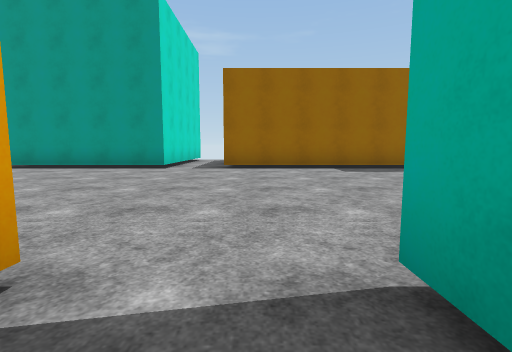
View 1 (above)

20 first-person views from a walk through a 3-D level made in the Unity game engine. The camera is 1.2 m above the floor, tilts 6° down and sees 85° across. The floor is counted in squares, 2 m on a side. Each view is taken from the middle of a square. On the plan, view 1 faces up. The plan holds only what a view shows up to about 9 squares ahead; the rest is blank. The place goes on beyond the plan. The player character is not drawn. Surface patterns are stand-ins for the level's own textures.

View 2
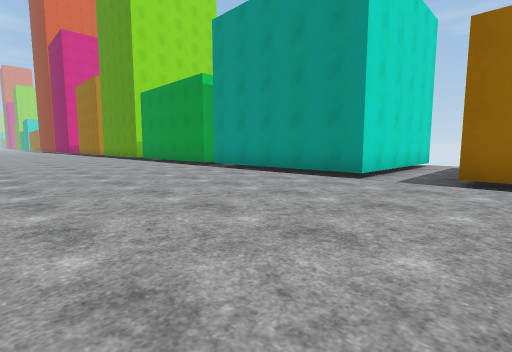

View 3
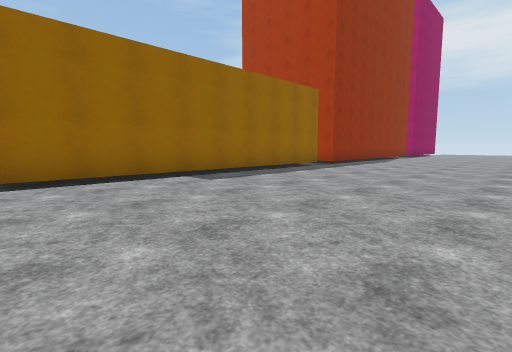

View 4
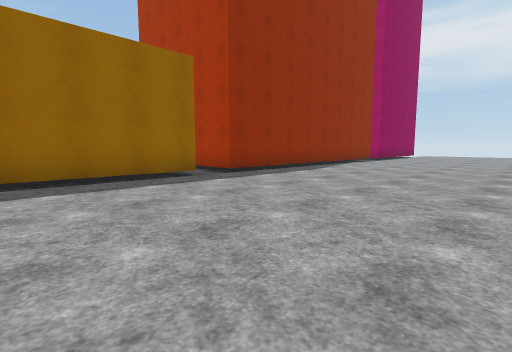

View 5
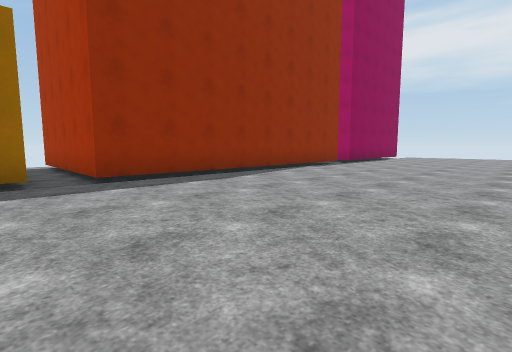

View 6
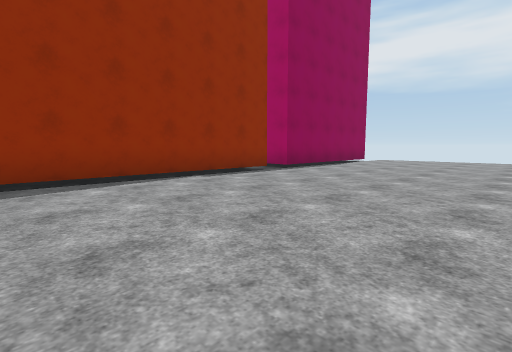

View 7
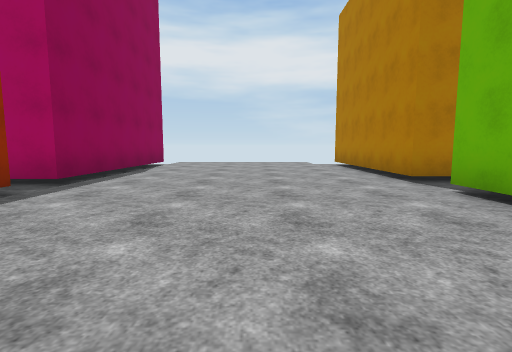

View 8
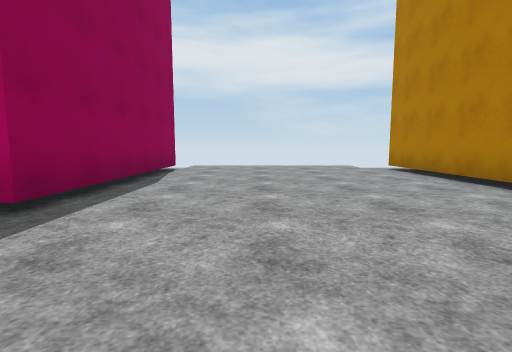

View 9
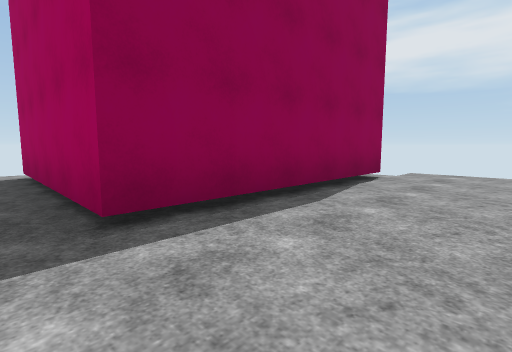

View 10
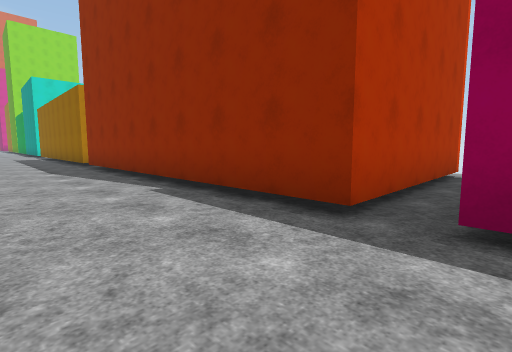

View 11
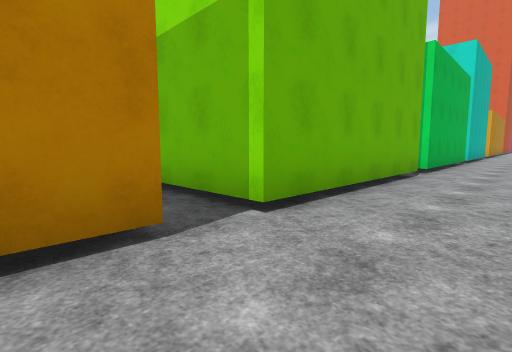

View 12
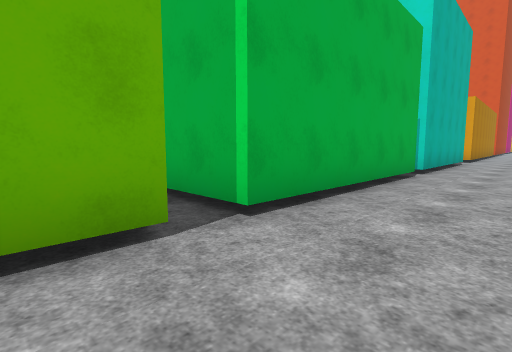

View 13
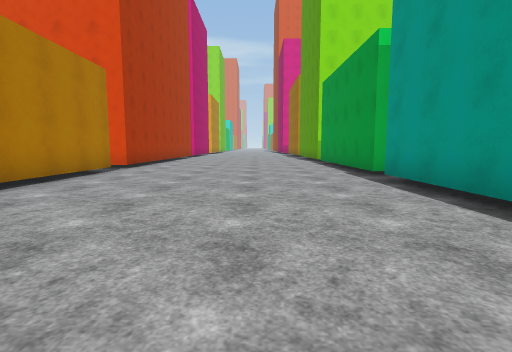

View 14
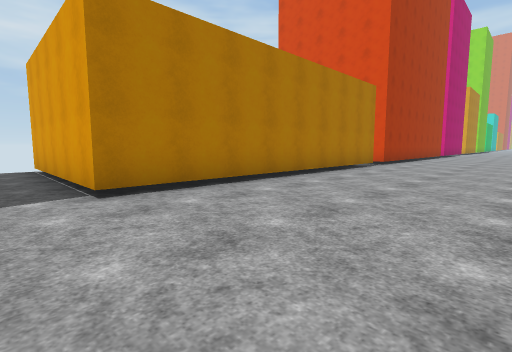

View 15
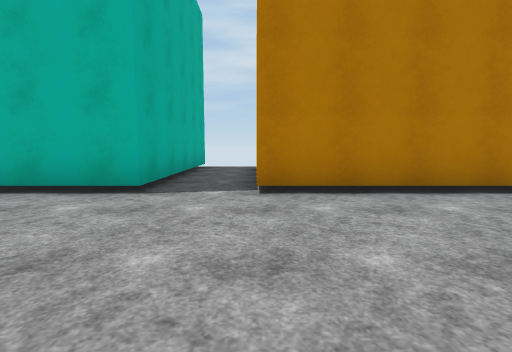

View 16
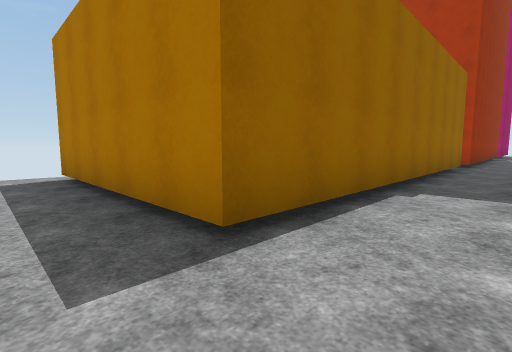

View 17
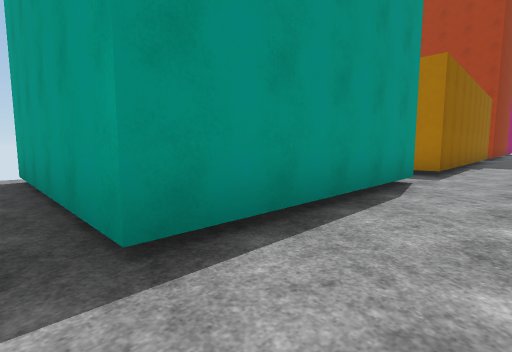

View 18
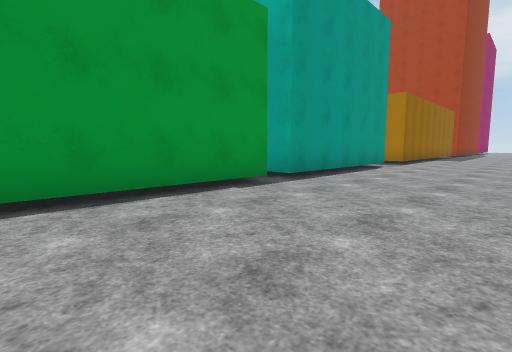

View 19
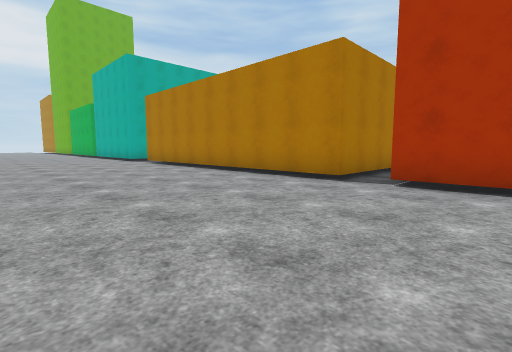

View 20
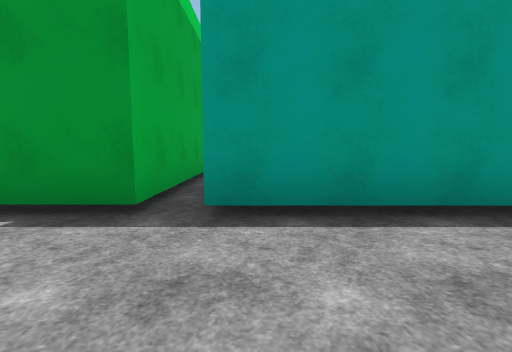

### Floor plan
Points are (right, up) in squares from view 1. A wall is a line through its corners. A room is listed if a view was taken in it or the views show most of it. See-through windows are left out.
Room 1 (view 1)
walls: (0.6, -3.9) (0.6, 1.2); (-1, 1.2) (-1, -3.9)
ways out: opening at (0, 2) to room 2; opening at (-1, -4)
Room 2 (views 2, 3, 4, 5, 6, 7, 8, 9, 10, 11, 12, 13, 14, 15, 16, 17, 18, 19, 20)
walls: (7.6, 7.5) (-0.9, 7.5) (-0.9, 12.5); (6.2, 1.2) (11.3, 1.2); (0.6, 1.2) (5.6, 1.2); (12, 1.2) (17.1, 1.2); (-2.5, 12.4) (-2.5, 7.5) (-7.5, 7.5) (-7.5, 12.6); (18.1, 1.2) (23.1, 1.2); (16.8, 12.5) (16.8, 7.5) (8.5, 7.5) (8.5, 12.4); (-8.1, 11) (-8.1, 7.5) (-11.9, 7.5); (-9.4, 1.2) (-1, 1.2); (-11.9, 1.2) (-10.3, 1.2); (23.1, 7.3) (17.7, 7.3) (17.7, 12.4)
ways out: opening at (0, 2) to room 1; opening at (-10, 1); opening at (-8, 12); opening at (-2, 13); opening at (6, 2); opening at (7.5, 12.5); opening at (17, 12)

Positions as (right, up) in squares from view 1, and headings:
1: (0, 0), facing up
2: (0, 2), facing up-left
3: (-1, 2), facing up-right
4: (4, 2), facing up-right
5: (7, 2), facing up-right
6: (11, 2), facing up-right
7: (13, 4), facing right
8: (15, 5), facing right
9: (17, 5), facing up-right
10: (18, 5), facing up-left
11: (19, 3), facing down-left
12: (13, 3), facing down-left
13: (-2, 5), facing left
14: (0, 5), facing down-left
15: (-1, 5), facing down
16: (-2, 6), facing up-right
17: (-8, 6), facing up-right
18: (-12, 4), facing up-right
19: (-12, 6), facing down-right
20: (-7, 5), facing up
